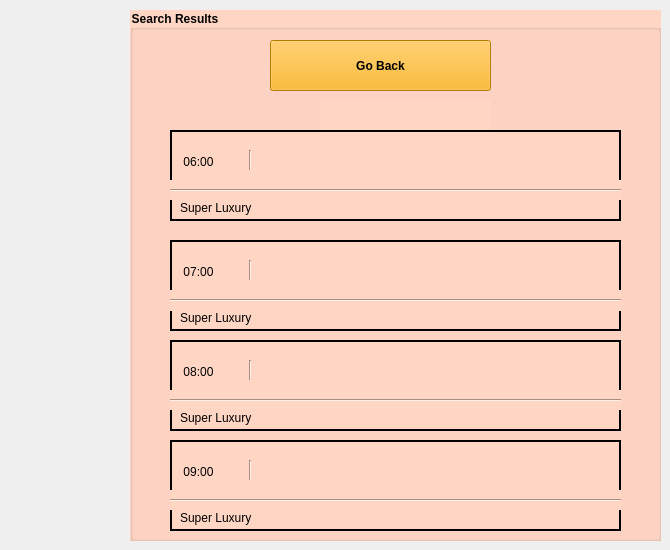
    <widget class="QWidget" name="page_11">
     <widget class="QGroupBox" name="groupBox_10">
      <property name="geometry">
       <rect>
        <x>130</x>
        <y>10</y>
        <width>531</width>
        <height>531</height>
       </rect>
      </property>
      <property name="font">
       <font>
        <bold>true</bold>
       </font>
      </property>
      <property name="styleSheet">
       <string notr="true">background-color: rgb(255, 213, 196);
color: rgb(0, 0, 0);</string>
      </property>
      <property name="title">
       <string>Search Results</string>
      </property>
      <widget class="QLabel" name="dateLabel_4">
       <property name="geometry">
        <rect>
         <x>190</x>
         <y>90</y>
         <width>171</width>
         <height>31</height>
        </rect>
       </property>
       <property name="font">
        <font>
         <bold>true</bold>
        </font>
       </property>
       <property name="text">
        <string/>
       </property>
       <property name="alignment">
        <set>Qt::AlignmentFlag::AlignCenter</set>
       </property>
      </widget>
      <widget class="QToolButton" name="btnBus8">
       <property name="geometry">
        <rect>
         <x>40</x>
         <y>120</y>
         <width>451</width>
         <height>91</height>
        </rect>
       </property>
       <property name="styleSheet">
        <string notr="true">border: 2px solid black;</string>
       </property>
       <property name="text">
        <string/>
       </property>
      </widget>
      <widget class="QToolButton" name="btnBus9">
       <property name="geometry">
        <rect>
         <x>40</x>
         <y>230</y>
         <width>451</width>
         <height>91</height>
        </rect>
       </property>
       <property name="styleSheet">
        <string notr="true">border: 2px solid black;</string>
       </property>
       <property name="text">
        <string/>
       </property>
      </widget>
      <widget class="QToolButton" name="btnBus10">
       <property name="geometry">
        <rect>
         <x>40</x>
         <y>330</y>
         <width>451</width>
         <height>91</height>
        </rect>
       </property>
       <property name="styleSheet">
        <string notr="true">border: 2px solid black;</string>
       </property>
       <property name="text">
        <string/>
       </property>
      </widget>
      <widget class="QToolButton" name="btnBus11">
       <property name="geometry">
        <rect>
         <x>40</x>
         <y>430</y>
         <width>451</width>
         <height>91</height>
        </rect>
       </property>
       <property name="styleSheet">
        <string notr="true">border: 2px solid black;</string>
       </property>
       <property name="text">
        <string/>
       </property>
      </widget>
      <widget class="QLabel" name="time8">
       <property name="geometry">
        <rect>
         <x>50</x>
         <y>142</y>
         <width>37</width>
         <height>20</height>
        </rect>
       </property>
       <property name="text">
        <string>06:00</string>
       </property>
       <property name="alignment">
        <set>Qt::AlignmentFlag::AlignCenter</set>
       </property>
      </widget>
      <widget class="Line" name="line_29">
       <property name="geometry">
        <rect>
         <x>40</x>
         <y>170</y>
         <width>451</width>
         <height>20</height>
        </rect>
       </property>
       <property name="orientation">
        <enum>Qt::Orientation::Horizontal</enum>
       </property>
      </widget>
      <widget class="Line" name="line_30">
       <property name="geometry">
        <rect>
         <x>40</x>
         <y>280</y>
         <width>451</width>
         <height>21</height>
        </rect>
       </property>
       <property name="orientation">
        <enum>Qt::Orientation::Horizontal</enum>
       </property>
      </widget>
      <widget class="Line" name="line_31">
       <property name="geometry">
        <rect>
         <x>40</x>
         <y>380</y>
         <width>451</width>
         <height>20</height>
        </rect>
       </property>
       <property name="orientation">
        <enum>Qt::Orientation::Horizontal</enum>
       </property>
      </widget>
      <widget class="Line" name="line_32">
       <property name="geometry">
        <rect>
         <x>40</x>
         <y>480</y>
         <width>451</width>
         <height>20</height>
        </rect>
       </property>
       <property name="orientation">
        <enum>Qt::Orientation::Horizontal</enum>
       </property>
      </widget>
      <widget class="QLabel" name="time9">
       <property name="geometry">
        <rect>
         <x>50</x>
         <y>251</y>
         <width>37</width>
         <height>21</height>
        </rect>
       </property>
       <property name="text">
        <string>07:00</string>
       </property>
       <property name="alignment">
        <set>Qt::AlignmentFlag::AlignCenter</set>
       </property>
      </widget>
      <widget class="QLabel" name="time11">
       <property name="geometry">
        <rect>
         <x>50</x>
         <y>451</y>
         <width>37</width>
         <height>21</height>
        </rect>
       </property>
       <property name="text">
        <string>09:00</string>
       </property>
       <property name="alignment">
        <set>Qt::AlignmentFlag::AlignCenter</set>
       </property>
      </widget>
      <widget class="QLabel" name="time10">
       <property name="geometry">
        <rect>
         <x>50</x>
         <y>351</y>
         <width>37</width>
         <height>21</height>
        </rect>
       </property>
       <property name="text">
        <string>08:00</string>
       </property>
       <property name="alignment">
        <set>Qt::AlignmentFlag::AlignCenter</set>
       </property>
      </widget>
      <widget class="QLabel" name="fromLabel_13">
       <property name="geometry">
        <rect>
         <x>130</x>
         <y>130</y>
         <width>151</width>
         <height>21</height>
        </rect>
       </property>
       <property name="text">
        <string/>
       </property>
       <property name="alignment">
        <set>Qt::AlignmentFlag::AlignLeading|Qt::AlignmentFlag::AlignLeft|Qt::AlignmentFlag::AlignVCenter</set>
       </property>
      </widget>
      <widget class="QLabel" name="toLabel_13">
       <property name="geometry">
        <rect>
         <x>130</x>
         <y>150</y>
         <width>151</width>
         <height>21</height>
        </rect>
       </property>
       <property name="text">
        <string/>
       </property>
       <property name="alignment">
        <set>Qt::AlignmentFlag::AlignLeading|Qt::AlignmentFlag::AlignLeft|Qt::AlignmentFlag::AlignVCenter</set>
       </property>
      </widget>
      <widget class="QLabel" name="toLabel_14">
       <property name="geometry">
        <rect>
         <x>130</x>
         <y>260</y>
         <width>151</width>
         <height>21</height>
        </rect>
       </property>
       <property name="text">
        <string/>
       </property>
       <property name="alignment">
        <set>Qt::AlignmentFlag::AlignLeading|Qt::AlignmentFlag::AlignLeft|Qt::AlignmentFlag::AlignVCenter</set>
       </property>
      </widget>
      <widget class="QLabel" name="toLabel_15">
       <property name="geometry">
        <rect>
         <x>130</x>
         <y>360</y>
         <width>151</width>
         <height>21</height>
        </rect>
       </property>
       <property name="text">
        <string/>
       </property>
       <property name="alignment">
        <set>Qt::AlignmentFlag::AlignLeading|Qt::AlignmentFlag::AlignLeft|Qt::AlignmentFlag::AlignVCenter</set>
       </property>
      </widget>
      <widget class="QLabel" name="toLabel_16">
       <property name="geometry">
        <rect>
         <x>130</x>
         <y>460</y>
         <width>151</width>
         <height>21</height>
        </rect>
       </property>
       <property name="text">
        <string/>
       </property>
       <property name="alignment">
        <set>Qt::AlignmentFlag::AlignLeading|Qt::AlignmentFlag::AlignLeft|Qt::AlignmentFlag::AlignVCenter</set>
       </property>
      </widget>
      <widget class="QLabel" name="fromLabel_14">
       <property name="geometry">
        <rect>
         <x>130</x>
         <y>240</y>
         <width>151</width>
         <height>21</height>
        </rect>
       </property>
       <property name="text">
        <string/>
       </property>
       <property name="alignment">
        <set>Qt::AlignmentFlag::AlignLeading|Qt::AlignmentFlag::AlignLeft|Qt::AlignmentFlag::AlignVCenter</set>
       </property>
      </widget>
      <widget class="QLabel" name="fromLabel_15">
       <property name="geometry">
        <rect>
         <x>130</x>
         <y>340</y>
         <width>151</width>
         <height>21</height>
        </rect>
       </property>
       <property name="text">
        <string/>
       </property>
       <property name="alignment">
        <set>Qt::AlignmentFlag::AlignLeading|Qt::AlignmentFlag::AlignLeft|Qt::AlignmentFlag::AlignVCenter</set>
       </property>
      </widget>
      <widget class="QLabel" name="fromLabel_16">
       <property name="geometry">
        <rect>
         <x>130</x>
         <y>440</y>
         <width>151</width>
         <height>21</height>
        </rect>
       </property>
       <property name="text">
        <string/>
       </property>
       <property name="alignment">
        <set>Qt::AlignmentFlag::AlignLeading|Qt::AlignmentFlag::AlignLeft|Qt::AlignmentFlag::AlignVCenter</set>
       </property>
      </widget>
      <widget class="QLabel" name="price8">
       <property name="geometry">
        <rect>
         <x>380</x>
         <y>130</y>
         <width>91</width>
         <height>21</height>
        </rect>
       </property>
       <property name="text">
        <string/>
       </property>
       <property name="alignment">
        <set>Qt::AlignmentFlag::AlignCenter</set>
       </property>
      </widget>
      <widget class="QLabel" name="seats8">
       <property name="geometry">
        <rect>
         <x>380</x>
         <y>150</y>
         <width>91</width>
         <height>21</height>
        </rect>
       </property>
       <property name="text">
        <string/>
       </property>
       <property name="alignment">
        <set>Qt::AlignmentFlag::AlignCenter</set>
       </property>
      </widget>
      <widget class="QLabel" name="price9">
       <property name="geometry">
        <rect>
         <x>380</x>
         <y>240</y>
         <width>91</width>
         <height>21</height>
        </rect>
       </property>
       <property name="text">
        <string/>
       </property>
       <property name="alignment">
        <set>Qt::AlignmentFlag::AlignCenter</set>
       </property>
      </widget>
      <widget class="QLabel" name="seats9">
       <property name="geometry">
        <rect>
         <x>380</x>
         <y>260</y>
         <width>91</width>
         <height>21</height>
        </rect>
       </property>
       <property name="text">
        <string/>
       </property>
       <property name="alignment">
        <set>Qt::AlignmentFlag::AlignCenter</set>
       </property>
      </widget>
      <widget class="QLabel" name="price10">
       <property name="geometry">
        <rect>
         <x>380</x>
         <y>340</y>
         <width>91</width>
         <height>21</height>
        </rect>
       </property>
       <property name="text">
        <string/>
       </property>
       <property name="alignment">
        <set>Qt::AlignmentFlag::AlignCenter</set>
       </property>
      </widget>
      <widget class="QLabel" name="seats10">
       <property name="geometry">
        <rect>
         <x>380</x>
         <y>360</y>
         <width>91</width>
         <height>21</height>
        </rect>
       </property>
       <property name="text">
        <string/>
       </property>
       <property name="alignment">
        <set>Qt::AlignmentFlag::AlignCenter</set>
       </property>
      </widget>
      <widget class="QLabel" name="seats11">
       <property name="geometry">
        <rect>
         <x>380</x>
         <y>460</y>
         <width>91</width>
         <height>21</height>
        </rect>
       </property>
       <property name="text">
        <string/>
       </property>
       <property name="alignment">
        <set>Qt::AlignmentFlag::AlignCenter</set>
       </property>
      </widget>
      <widget class="QLabel" name="price11">
       <property name="geometry">
        <rect>
         <x>380</x>
         <y>440</y>
         <width>91</width>
         <height>21</height>
        </rect>
       </property>
       <property name="text">
        <string/>
       </property>
       <property name="alignment">
        <set>Qt::AlignmentFlag::AlignCenter</set>
       </property>
      </widget>
      <widget class="QLabel" name="label_53">
       <property name="geometry">
        <rect>
         <x>50</x>
         <y>400</y>
         <width>81</width>
         <height>16</height>
        </rect>
       </property>
       <property name="text">
        <string>Super Luxury</string>
       </property>
      </widget>
      <widget class="QLabel" name="label_54">
       <property name="geometry">
        <rect>
         <x>50</x>
         <y>500</y>
         <width>81</width>
         <height>16</height>
        </rect>
       </property>
       <property name="text">
        <string>Super Luxury</string>
       </property>
      </widget>
      <widget class="QLabel" name="label_55">
       <property name="geometry">
        <rect>
         <x>50</x>
         <y>300</y>
         <width>81</width>
         <height>16</height>
        </rect>
       </property>
       <property name="text">
        <string>Super Luxury</string>
       </property>
      </widget>
      <widget class="QLabel" name="label_56">
       <property name="geometry">
        <rect>
         <x>50</x>
         <y>190</y>
         <width>81</width>
         <height>16</height>
        </rect>
       </property>
       <property name="text">
        <string>Super Luxury</string>
       </property>
      </widget>
      <widget class="QLabel" name="d8">
       <property name="geometry">
        <rect>
         <x>210</x>
         <y>190</y>
         <width>71</width>
         <height>16</height>
        </rect>
       </property>
       <property name="text">
        <string/>
       </property>
      </widget>
      <widget class="QLabel" name="d9">
       <property name="geometry">
        <rect>
         <x>210</x>
         <y>300</y>
         <width>71</width>
         <height>16</height>
        </rect>
       </property>
       <property name="text">
        <string/>
       </property>
      </widget>
      <widget class="QLabel" name="d10">
       <property name="geometry">
        <rect>
         <x>210</x>
         <y>400</y>
         <width>71</width>
         <height>16</height>
        </rect>
       </property>
       <property name="text">
        <string/>
       </property>
      </widget>
      <widget class="QLabel" name="d11">
       <property name="geometry">
        <rect>
         <x>210</x>
         <y>500</y>
         <width>71</width>
         <height>16</height>
        </rect>
       </property>
       <property name="text">
        <string/>
       </property>
      </widget>
      <widget class="QLabel" name="t8">
       <property name="geometry">
        <rect>
         <x>370</x>
         <y>190</y>
         <width>111</width>
         <height>16</height>
        </rect>
       </property>
       <property name="text">
        <string/>
       </property>
      </widget>
      <widget class="QLabel" name="t9">
       <property name="geometry">
        <rect>
         <x>370</x>
         <y>300</y>
         <width>111</width>
         <height>16</height>
        </rect>
       </property>
       <property name="text">
        <string/>
       </property>
      </widget>
      <widget class="QLabel" name="t10">
       <property name="geometry">
        <rect>
         <x>370</x>
         <y>400</y>
         <width>111</width>
         <height>16</height>
        </rect>
       </property>
       <property name="text">
        <string/>
       </property>
      </widget>
      <widget class="QLabel" name="t11">
       <property name="geometry">
        <rect>
         <x>370</x>
         <y>500</y>
         <width>111</width>
         <height>16</height>
        </rect>
       </property>
       <property name="text">
        <string/>
       </property>
      </widget>
      <widget class="Line" name="line_33">
       <property name="geometry">
        <rect>
         <x>110</x>
         <y>140</y>
         <width>20</width>
         <height>20</height>
        </rect>
       </property>
       <property name="orientation">
        <enum>Qt::Orientation::Vertical</enum>
       </property>
      </widget>
      <widget class="Line" name="line_34">
       <property name="geometry">
        <rect>
         <x>110</x>
         <y>250</y>
         <width>20</width>
         <height>20</height>
        </rect>
       </property>
       <property name="orientation">
        <enum>Qt::Orientation::Vertical</enum>
       </property>
      </widget>
      <widget class="Line" name="line_35">
       <property name="geometry">
        <rect>
         <x>110</x>
         <y>350</y>
         <width>20</width>
         <height>20</height>
        </rect>
       </property>
       <property name="orientation">
        <enum>Qt::Orientation::Vertical</enum>
       </property>
      </widget>
      <widget class="Line" name="line_36">
       <property name="geometry">
        <rect>
         <x>110</x>
         <y>450</y>
         <width>20</width>
         <height>20</height>
        </rect>
       </property>
       <property name="orientation">
        <enum>Qt::Orientation::Vertical</enum>
       </property>
      </widget>
      <widget class="QPushButton" name="btnGoBack_3">
       <property name="geometry">
        <rect>
         <x>140</x>
         <y>30</y>
         <width>221</width>
         <height>51</height>
        </rect>
       </property>
       <property name="font">
        <font>
         <bold>true</bold>
        </font>
       </property>
       <property name="styleSheet">
        <string notr="true">color: rgb(0, 0, 0);
background-color: rgb(255, 170, 0);</string>
       </property>
       <property name="text">
        <string>Go Back</string>
       </property>
      </widget>
     </widget>
    </widget>
